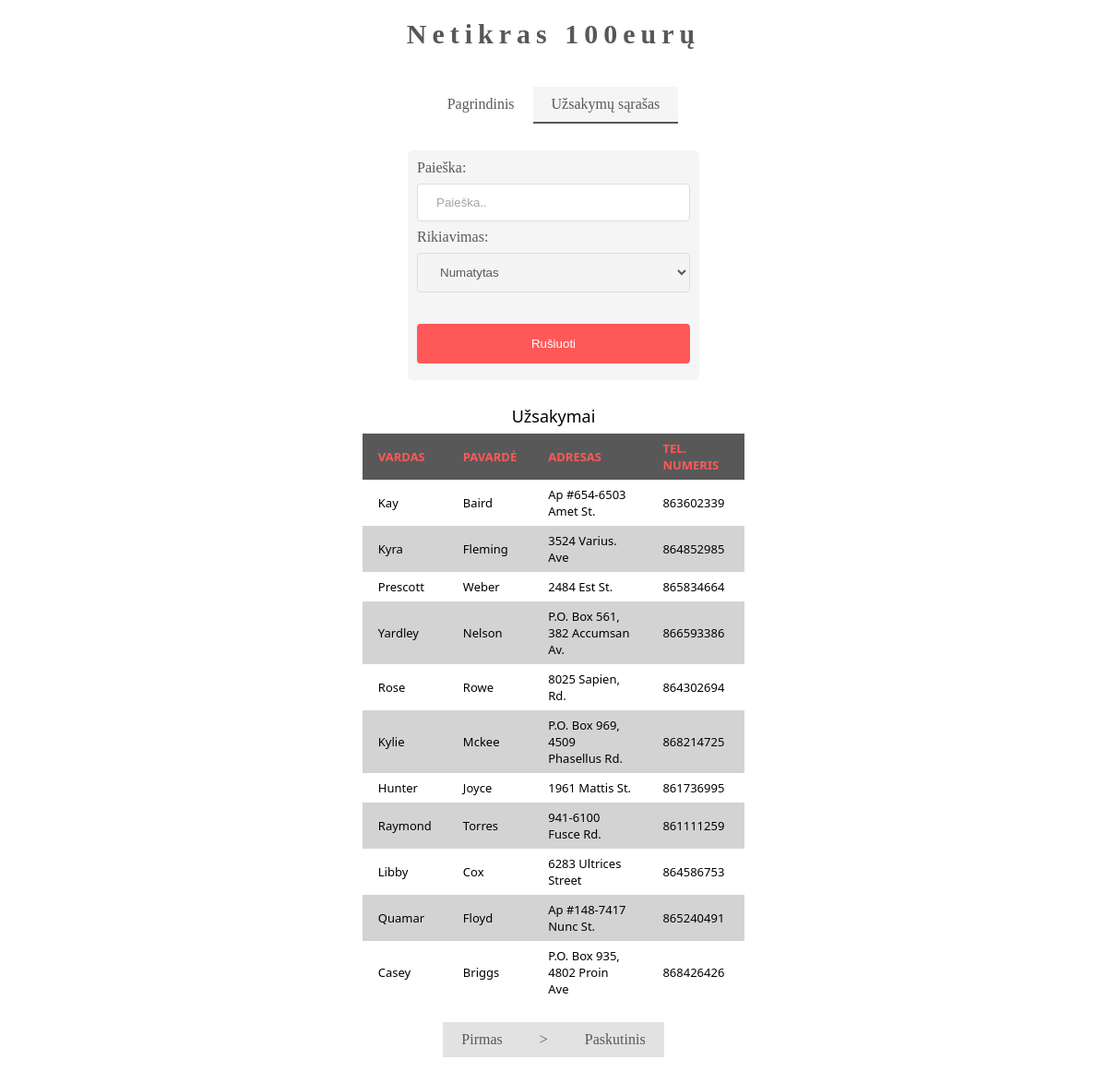
/orders.php, run on the app's committed database.
### tables this page shows
CREATE TABLE `orders` (
  `id` int(11) NOT NULL,
  `firstname` varchar(255) DEFAULT NULL,
  `lastname` varchar(255) DEFAULT NULL,
  `address` varchar(255) DEFAULT NULL,
  `phonenumber` int(11) DEFAULT NULL
);

### orders.php (the view, shortened to what this page needs)
<?php
  $connection = db_connect();
  $search = "'%%'";
  $selectOption = 1;
  $sort = "id";
  if ($selectOption == 1) {
      $sort = "id";
  } elseif ($selectOption == 2) {
      $sort = "firstname ASC";
  } elseif ($selectOption == 3) {
      $sort = "firstname DESC";
  } elseif ($selectOption == 4) {
      $sort = "lastname ASC";
  } elseif ($selectOption == 5) {
      $sort = "lastname DESC";
  } elseif ($selectOption == 6) {
      $sort = "address ASC";
  } elseif ($selectOption == 7) {
      $sort = "address DESC";
  } elseif ($selectOption == 8) {
      $sort = "phonenumber ASC";
  } elseif ($selectOption == 9) {
      $sort = "phonenumber DESC";
  } elseif ($selectOption == 10) {
      $sort = "id ASC";
  } elseif ($selectOption == 11) {
      $sort = "id DESC";
  }
  if (isset($_GET['page'])) {
    $page = $_GET['page'];
  } else {
    $page = 1;
  }
  $no_of_records_per_page = 11;
  $offset = ($page-1) * $no_of_records_per_page;
  $total_pages_sql = "SELECT COUNT(*) FROM orders WHERE( firstname LIKE $search OR lastname LIKE $search OR address LIKE $search OR phonenumber LIKE $search) ORDER BY $sort;";
  $result = mysqli_query($connection,$total_pages_sql);
  $total_rows = mysqli_fetch_array($result)[0];
  $total_pages = ceil($total_rows / $no_of_records_per_page);
  $sql = "SELECT * FROM orders WHERE( firstname LIKE $search OR lastname LIKE $search OR address LIKE $search OR phonenumber LIKE $search) ORDER BY $sort LIMIT $offset, $no_of_records_per_page";
  $res_data = mysqli_query($connection,$sql);
  function db_connect(){
    $connection = mysqli_connect(dbconfig::DB_SERVER, dbconfig::DB_USERNAME, dbconfig::DB_PASSWORD, dbconfig::DB_NAME);
    mysqli_set_charset( $connection, 'utf8');
    return $connection;
  }
?>
<!DOCTYPE html>
<html>
  <head>
    <link rel="stylesheet" href="style/styles.css">
  </head>
  <body>
    <header class="header">
      <h1>Netikras 100eurų</h1>
      <div class="nav" >
        <a href="index.php">Pagrindinis</a>
        <a href="orders.php" class="active">Užsakymų sąrašas</a>
      </div>
    </header>
    <div class="form2">
      <form action="?page=1" method="post">
      <label for="search">Paieška:</label>
      <input type="text" id="search" name="search" placeholder="Paieška..">
      <label for="order">Rikiavimas:</label>
      <select name="order">
        <option value="1">Numatytas</option>
      </select>
      <br><br>
      <input type="submit" value="Rušiuoti" id="submit">
    </form>
    </div>
    <table class="data-table">
      <caption class="title">Užsakymai</caption>
      <thead>
        <tr>
          <th>Vardas</th>
          <th>Pavardė</th>
          <th>Adresas</th>
          <th>Tel. numeris</th>
        </tr>
      </thead>
      <tbody>
      <?php
        while($row = mysqli_fetch_array($res_data)){
          echo '<tr>
          <td>'.$row['firstname'].'</td>
          <td>'.$row['lastname'].'</td>
          <td>'.$row['address'].'</td>
          <td>'.$row['phonenumber'].'</td>
          </tr>';
        }
      ?>
      </tbody>
    </table>
    <div class="center">
      <div class="nav">
        <?php
          $pageminus = $page - 1;
          $pageplus = $page + 1;
          if($page > 1) {
            $prev = "<a style=\"background-color:lightgray;\" href=\"?page=$pageminus\"><</a>";
         } else $prev = "";
          if($page != $total_pages) {
            $next = "<a style=\"background-color:lightgray;\" href=\"?page=$pageplus\">></a>";
          } else $next = "";
          if($total_pages == 1) {
            $first = "";
            $last = "";
            $next = "";
          } else {
            $first = "<a style=\"background-color:lightgray;\" href=\"?page=1\">Pirmas</a>";
            $last = "<a style=\"background-color:lightgray;\" href=\"?page=$total_pages\">Paskutinis</a>";
          }
          if($total_rows == 0) {
            $first = "";
            $last = "";
            $next = "";
            $atsakymas = '<br><br><a style="background-color:lightgray;" href="?page=1">🗙 Rezultatų nerasta, grįžti atgal</a>';
          } else $atsakymas = "";
          echo $first.$prev.$next.$last.$atsakymas;
        ?>
      </div>
    </div>
  </body>
</html>

### style/styles.css (style rules this page uses)
h1 { letter-spacing:6px; font-size:30px!important; }
.header { text-align:center!important; opacity:0.65; }
.nav { overflow:hidden; display:inline-block; width:auto; padding-top:20px; padding-bottom:25px; text-align:center; }
.nav a { padding-top: 10px; padding-bottom: 10px; padding-right: 20px; padding-left: 20px; float:left; border:none; display:block; text-decoration:none; color:black; }
.nav a.active { background-color:#f1f1f1; border-bottom:2px solid black; }
input[type=text], select { width:100%; padding:12px 20px; margin:8px 0; display:inline-block; border:1px solid #ccc; border-radius:4px; box-sizing:border-box; }
input[type=number], select { width:100%; padding:12px 20px; margin:8px 0; display:inline-block; border:1px solid #ccc; border-radius:4px; box-sizing:border-box; }
input[type=submit] { width:100%; background-color:red; color:white; padding:14px 20px; margin:8px 0; border:none; border-radius:4px; cursor:pointer; }
table { margin:auto; font-family:"Lucida Sans Unicode", "Lucida Grande", "Segoe Ui"; font-size:11px; text-align:left; }
table td { transition:all .5s; }
.data-table { border-collapse:collapse; font-size:13px; width:35%; }
.data-table th, .data-table td { border:1px solid #black; padding:7px 17px; }
.data-table caption { font-size:18px; margin:7px; padding-top:20px; }
.data-table thead th { background-color:black; color:red; opacity:0.65; border-color:#6ea1cc !important; text-transform:uppercase; }
.data-table tbody td { color: black; }
.data-table tbody td:first-child, .data-table tbody td:nth-child(4), .data-table tbody td:last-child { text-align:left; }
.data-table tbody tr td { background-color:lightgrey; }
.data-table tbody tr:nth-child(odd) td { background-color:white; }
.form2 { width:25%; margin:auto; border-radius:5px; background-color:#f1f1f1; padding:10px; opacity:0.65; }
.center { text-align:center!important; opacity:0.65; }

### data on the page
orders: firstname "Kay", lastname "Baird", address "Ap #654-6503 Amet St.", phonenumber "863602339"
orders: firstname "Kyra", lastname "Fleming", address "3524 Varius. Ave", phonenumber "864852985"
orders: firstname "Prescott", lastname "Weber", address "2484 Est St.", phonenumber "865834664"
orders: firstname "Yardley", lastname "Nelson", address "P.O. Box 561, 382 Accumsan Av.", phonenumber "866593386"
orders: firstname "Rose", lastname "Rowe", address "8025 Sapien, Rd.", phonenumber "864302694"
orders: firstname "Kylie", lastname "Mckee", address "P.O. Box 969, 4509 Phasellus Rd.", phonenumber "868214725"
orders: firstname "Hunter", lastname "Joyce", address "1961 Mattis St.", phonenumber "861736995"
orders: firstname "Raymond", lastname "Torres", address "941-6100 Fusce Rd.", phonenumber "861111259"
orders: firstname "Libby", lastname "Cox", address "6283 Ultrices Street", phonenumber "864586753"
orders: firstname "Quamar", lastname "Floyd", address "Ap #148-7417 Nunc St.", phonenumber "865240491"
orders: firstname "Casey", lastname "Briggs", address "P.O. Box 935, 4802 Proin Ave", phonenumber "868426426"
